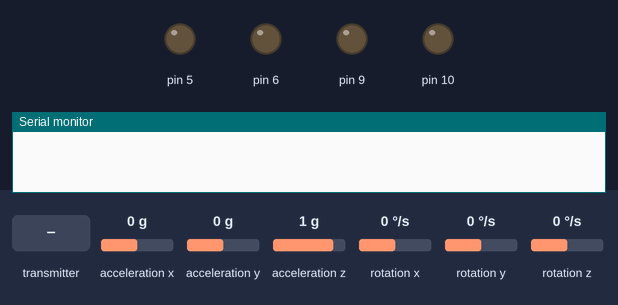
Recording of a sketch running on a simulated Arduino Uno, built with avr-gcc and run on an emulated ATmega328P. On the bench: output pins drawn as LEDs (lit = HIGH), the last lines printed to the serial monitor. Inputs (shaded band) come from the test bench; at power-on: acceleration y 0 g, acceleration z 1 g, acceleration x 0 g, rotation x 0 °/s, rotation y 0 °/s, rotation z 0 °/s. No radio packets arrive unless stated.

Above: at 4.2 s.
4.3 s: acceleration y set to -0.3 g
At 5.2 s:
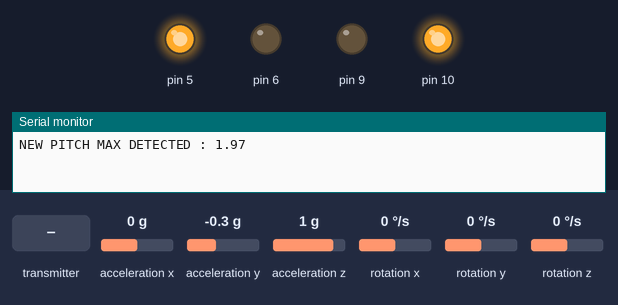
5.8 s: acceleration z set to -0.8 g
At 7.0 s:
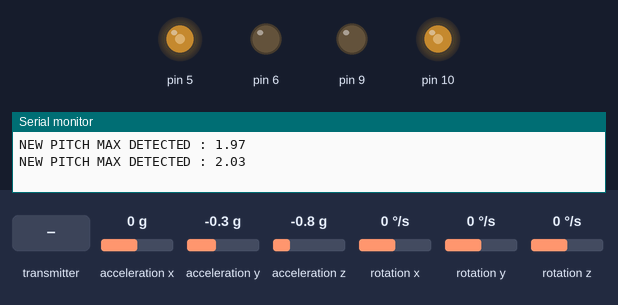
7.3 s: the transmitter starts sending pitch = 256
At 8.5 s:
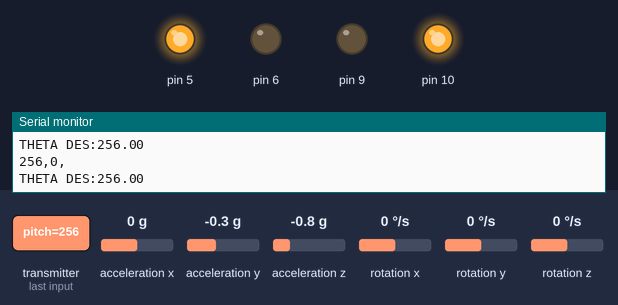
8.8 s: acceleration x set to 1.4 g
At 9.7 s:
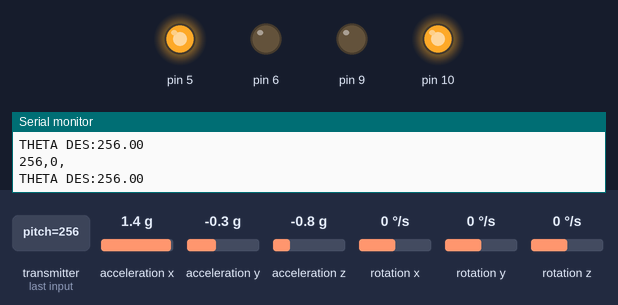
10.3 s: the transmitter starts sending pitch = 0
At 11.2 s:
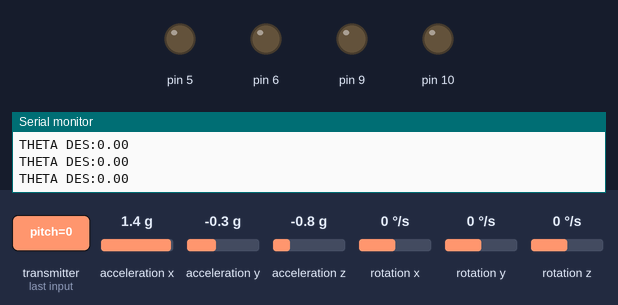
11.8 s: acceleration y set to 0.8 g
At 13.2 s:
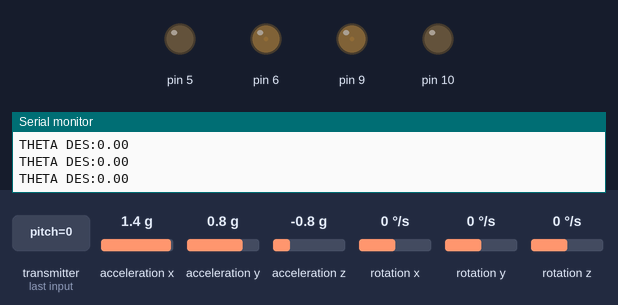
Timing chart, 0 to 14.3 s (numbered marks = the images above; inputs shaded):
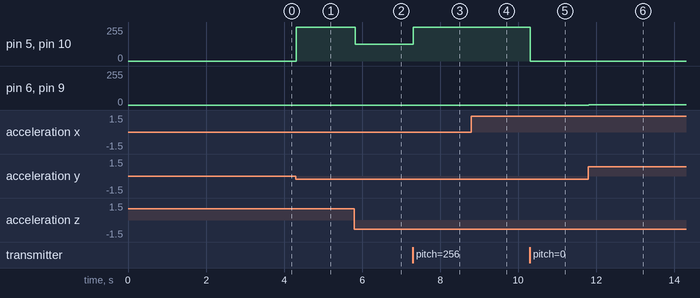

The sketch:

NDI_wheelieBot4.ino
```cpp
/*
 * Wheelie Bot: VERSION 2 - NDI
 *
 * Controller for arduino powered two wheeled robot using nonlinear dynamic inversion
 *
 * Equation of motion:
 *
 * F = [x_2d]*(M + m) - mL[phi_2d]*cos(phi) + mL[phi_1d]^2*sin(phi)
 *
 * Sum of moments about pivot point:
 *
 * T + mgL*sin(phi) = [phi_2d]*(I_g + mL^2) - mL[x_2d]*cos(phi)
 *
 * LET:
 * F = horizontal force to keep robot standing (N)
 * T = motor torque (1 oz-in = 13.887386 kg-cm)
 * m = mass of body (kg)
 * M = mass of body + wheels (kg)
 * L = distance to body center of gravity (m)
 * I_g = moment of inertia about pivot point (kg-m^2)
 * g = gravitational (vertical) acceleration (9.81 m/s^2)
 * [x_2d] = horizontal acceleration (m/s^2)
 * phi = angle away from vertical (rad)
 * [phi_1d] = angular velocity from vertical (rad/s)
 * [phi_2d] = angular acceleration from vertical (rad/s^2)
 *
 * Control Law:
 *
 * [phi_2d] = [phi_2desired] + k_1*([phi_1desired] - [phi_1d]) + k_2*([phi_desired] - phi)
 *
 * Rearranging moment equation and control law for [phi_2d]
 *
 * T - [phi_2d]*(I_g + mL^2) + mL*([x_2d]*cos(phi) + g*sin(phi)) = [phi_2desired] + k_1*([phi_1desired] - [phi_1d]) + k_2*([phi_desired] - phi)
 *
 * Simplify by assuming [phi_2desired] = [phi_1desired] = 0
 *
 * Solve for T which becomes the motor command
 *
 * T = k_2*([phi_desired] - phi) - k_1*[phi_1d] + [phi_2d]*(I_g + mL^2) - mL*([x_2d]*cos(phi) + g*sin(phi))
 *
 * SETUP Rev 1:
 *
 * MPU6050 -> Arduino
 * Vcc -> 5v
 * GND
 * SCL -> Pin A5
 * SDA -> Pin A4
 * INT -> Pin 2
 *
 * NRF24L01 Radio -> Arduino
 * Pin 1 - GND
 * Pin 2 - CE    -> Pin 7
 * Pin 3 - SCK   -> Pin 13
 * Pin 4 - MISO  -> Pin 12
 * Pin 5 - IRQ   -> NC
 * Pin 6 - MOSI  -> Pin 11
 * Pin 7 - CSN   -> Pin 8
 * Pin 8 - 3v3 (5v if using radio helper block)
 *
 */

// Libraries to communicate with MPU
#include <MPU6050_tockn.h>
#include <SPI.h>
#include <nRF24L01.h>
#include <RF24.h>
#include <Wire.h>

#define w_n 2.5 // Increase for faster response time
#define zeta 1 // Decrease if model is less accurate, 1 = no overshoot

#define m_a 0.8 // Mass of body arm (kg)
#define L_a 0.05 // Length to center of gravity (m)
#define Ig_a 0.0115 // Moment of intertia for arm about pivot point (kg-m^2)

#define stp 100 // sampling rate (Hz)

#define LMF 5 // Left Motor Forward Pin (PWM)
#define LMR 6 // Left Motor Reverse Pin (PWM)
#define RMF 10 // Right Motor Forward Pin (PWM)
#define RMR 9 // Right Motor Reverse Pin (PWM)

// Define transmission datarate for NRF24L01
#define DATARATE RF24_2MBPS

// Instantiate the communication radio
RF24 radio(7,8); // CE, CSN
const uint64_t pipes[2] = {000001,000002};

// Instantiate the MPU
MPU6050 mpu6050(Wire);
// The MPU I got from amazon FUCKING SUCKS ASS, so I need to waste precious variable space on offset calculations in setup
float X_offset;
float Y_offset;
float Z_offset;
float X_acc_offset;
float Y_acc_offset;
float Z_acc_offset;

// Communication definition structure for sending data through radio
typedef struct {
  int pitch;
  int yaw;
} commDef;

long timer; // Tracks clock for state update
float theta_des = 0; // Desired angle

float pitch_cmd_max = 1; // maximum value from NDI calculation
float theta_prev1 =0; // Previous angle measurement
float theta_prev2 =0; // Angle measurement from 2 cycles ago

void LEDsim(float pitch, float yaw, int leftFWD, int leftREV, int rightFWD, int rightREV) {
      bool m_dir; // Determines motor direction
      float LF_cmd = 0;
      float LR_cmd = 0;
      float RF_cmd = 0;
      float RR_cmd = 0;
      pitch = map(pitch, -pitch_cmd_max, pitch_cmd_max, -128,128);
//      Serial.print(F("Pitch_MEAS : "));
//      Serial.println(pitch);
      if(pitch > 0) {
        pitch = map(pitch, 0, 128, 0,255);
        LF_cmd = pitch;
        RF_cmd = pitch;
      } else {
        pitch = map(abs(pitch), 0, 128, 0,255);
//        Serial.print(F("Reverse COMMAND : "));
//        Serial.println(pitch);
        LR_cmd = pitch;
        RR_cmd = pitch;
      }

      analogWrite(leftFWD, LF_cmd);
      analogWrite(leftREV, LR_cmd);
      analogWrite(rightFWD, RF_cmd);
      analogWrite(rightREV, RR_cmd);
}

// Numeric differentiation for first derivative by backward finite divided difference
float dot(float curr, float prev, float hgt) {
return((curr - prev) / hgt);
}

// Numeric differentiation for second derivative by backward finite divided difference
float dbl_dot(float curr, float prev1, float prev2, float hgt) {
return((curr - 2*prev1 + prev2) / hgt);
}

// Setup initialization commands
void setup() {
Serial.begin(115200);
radio.begin();
//radio.openWritingPipe(addresses[0]); // 000001
radio.openReadingPipe(1,pipes[0]); // 000002
radio.setDataRate(DATARATE);
radio.setPALevel(RF24_PA_MAX);
radio.setChannel(0x34);
//radio.setAutoAck( true );
//radio.printDetails();
radio.powerUp();
radio.startListening();

Wire.begin();
mpu6050.begin();
mpu6050.calcGyroOffsets(true);
mpu6050.update();
X_offset = mpu6050.getAngleX();
Y_offset = mpu6050.getAngleY();
Z_offset = mpu6050.getAngleZ();
X_acc_offset = mpu6050.getAccX();
Y_acc_offset = mpu6050.getAccY();
Z_acc_offset = mpu6050.getAccZ();
theta_des = X_offset;
}

// Main program
void loop() {
  radio.startListening();
  if(millis() - timer > (1000/stp)) {
  // Update the MPU measurements
      mpu6050.update();
      float theta_meas = (mpu6050.getAngleX()-X_offset)*(PI/180); // current measured angle
      float theta_dot = dot(theta_meas, theta_prev1,1000/stp); // calculated angular rate
      float theta_dbl_dot = dbl_dot(theta_meas, theta_prev1, theta_prev2, 1000/stp); // calculated angular acceleration
      float x_dbl_dot = (mpu6050.getAccX() - X_acc_offset)*9.81; // measured x-acceleration
      float z_dbl_dot = (mpu6050.getAccZ() - Z_acc_offset)*9.81; // measured z-acceleration
      float k_1 = 2*zeta*w_n; // Knowledge of system
      float k_2 = w_n*w_n; // Controller response time
      // Compute torque command to be sent to motor
      float pitch_cmd = k_2*(theta_des - theta_meas) - k_1*theta_dot + theta_dbl_dot*(Ig_a + m_a*L_a*L_a) - m_a*L_a*(x_dbl_dot*cos(theta_meas) + z_dbl_dot*sin(theta_meas));
      // Set motor direction from sign on command
      if(abs(pitch_cmd) > pitch_cmd_max) {
        pitch_cmd_max = abs(pitch_cmd);
        Serial.print(F("NEW PITCH MAX DETECTED : "));
        Serial.println(pitch_cmd_max);
      }
      // Convert torque command to motor command for PWM output
//      pitch_cmd = map(pitch_cmd, -pitch_cmd_max, pitch_cmd_max, 0, 255);
      LEDsim(pitch_cmd, 0, LMF, LMR, RMF, RMR);
//LAMBDA CONVERSION HERE


      // Cycle variables used for tracking derivatives
      theta_prev2 = theta_prev1;
      theta_prev1 = theta_meas;
//      Serial.println(t_cmd);
      timer = millis();
    }
  if(radio.available()) {
    while(radio.available()) {
      commDef joystick;
      radio.read(&joystick, sizeof(joystick));
      if(joystick.pitch != 0) {
      Serial.print(joystick.pitch);
      Serial.print(F(","));
      Serial.print(joystick.yaw);
      Serial.println(F(","));
      }
      theta_des = joystick.pitch;
      Serial.print("THETA DES:");
      Serial.println(theta_des);
    }
  }

}
```

Measured:
- the behaviour switches between -0.1 and -0.2 g on acceleration y (found by bisection; images 0 and 1)
- after the input at 4.3 s, pin 5, pin 10: 0/255 → 255/255 at once
- after the input at 5.8 s, pin 5, pin 10: 255/255 → 127/255 at once
- after the input at 7.3 s, pin 5, pin 10: 127/255 → 255/255 at once
- after the input at 8.8 s, pin 5, pin 10: 255/255 → 253/255 at once
- after the input at 10.3 s, pin 5, pin 10: 253/255 → 0/255 at once
- after the input at 11.8 s, pin 6, pin 9: 0/255 → 1/255 at once
